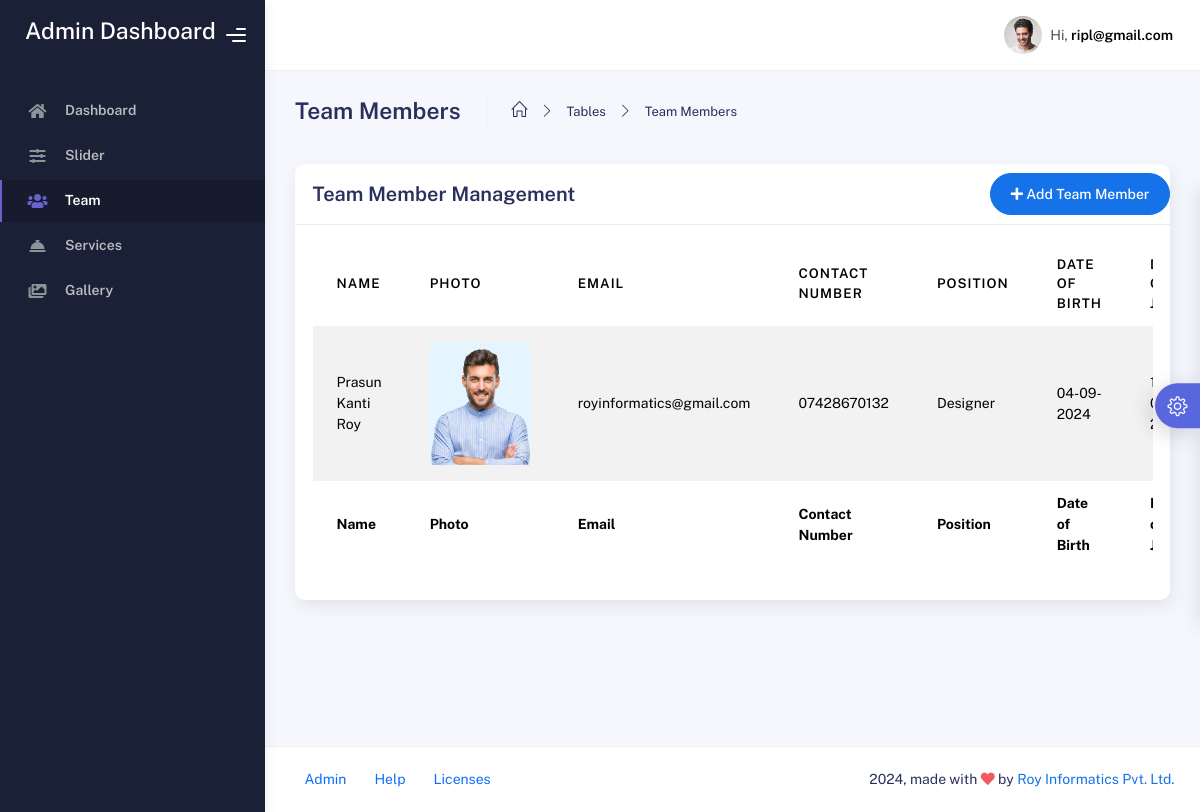
Page /admin/ad_team.php (signed in) on the committed database.
### tables this page shows
CREATE TABLE `team_members` (
  `id` int(11) NOT NULL,
  `name` varchar(255) NOT NULL,
  `photo_path` varchar(255) NOT NULL,
  `email` varchar(255) NOT NULL,
  `contact_number` varchar(20) NOT NULL,
  `position` varchar(100) NOT NULL,
  `date_of_birth` date NOT NULL,
  `date_of_join` date NOT NULL,
  `created_at` timestamp NOT NULL DEFAULT current_timestamp(),
  `updated_at` timestamp NOT NULL DEFAULT current_timestamp() ON UPDATE current_timestamp()
);

### admin/ad_team.php (the view, shortened to what this page needs)
<?php include('includes/header.php');  ?>
<?php
$sql = "SELECT * FROM team_members";
$result = $conn->query($sql);
?>
<div class="container">
    <div class="page-inner">
        <div class="page-header">
            <h3 class="fw-bold mb-3">Team Members</h3>
            <ul class="breadcrumbs mb-3">
                <li class="nav-home">
                    <a href="#">
                        <i class="icon-home"></i>
                    </a>
                </li>
                <li class="separator">
                    <i class="icon-arrow-right"></i>
                </li>
                <li class="nav-item">
                    <a href="#">Tables</a>
                </li>
                <li class="separator">
                    <i class="icon-arrow-right"></i>
                </li>
                <li class="nav-item">
                    <a href="#">Team Members</a>
                </li>
            </ul>
        </div>
        <div class="row">
            <div class="col-md-12">
                <div class="card">
                    <div class="card-header">
                        <div class="d-flex align-items-center">
                            <h4 class="card-title">Team Member Management</h4>
                            <a href="add_team_member.php" style="position:absolute; right:0 !important;">
                                <button class="btn btn-primary btn-round ms-auto">
                                    <i class="fa fa-plus"></i>
                                    Add Team Member
                                </button>
                            </a>
                        </div>
                    </div>
                    <div class="card-body">
                        <div class="table-responsive">
                            <table id="add-row" class="display table table-striped table-hover">
                                <thead>
                                    <tr>
                                        <th>Name</th>
                                        <th>Photo</th>
                                        <th>Email</th>
                                        <th>Contact Number</th>
                                        <th>Position</th>
                                        <th>Date of Birth</th>
                                        <th>Date of Join</th>
                                    </tr>
                                </thead>
                                <tfoot>
                                    <tr>
                                        <th>Name</th>
                                        <th>Photo</th>
                                        <th>Email</th>
                                        <th>Contact Number</th>
                                        <th>Position</th>
                                        <th>Date of Birth</th>
                                        <th>Date of Join</th>
                                    </tr>
                                </tfoot>
                                <tbody>
                                    <?php
                                    if ($result->num_rows > 0) {
                                        while($row = $result->fetch_assoc()) {
                                            echo '<tr>';
                                            echo '<td>' . htmlspecialchars($row['name']) . '</td>';
                                            echo '<td><img src="' . htmlspecialchars($row['photo_path']) . '" alt="' . htmlspecialchars($row['name']) . '" style="width: 100px; height: auto;"></td>';
                                            echo '<td>' . htmlspecialchars($row['email']) . '</td>';
                                            echo '<td>' . htmlspecialchars($row['contact_number']) . '</td>';
                                            echo '<td>' . htmlspecialchars($row['position']) . '</td>';
                                            echo '<td>' . htmlspecialchars(date('d-m-Y', strtotime($row['date_of_birth']))) . '</td>';
                                            echo '<td>' . htmlspecialchars(date('d-m-Y', strtotime($row['date_of_join']))) . '</td>';
                                            echo '</tr>';
                                        }
                                    } else {
                                        echo '<tr><td colspan="8">No data available</td></tr>';
                                    }
                                    ?>
                                </tbody>
                            </table>
                        </div>
                    </div>
                </div>
            </div>
        </div>
    </div>
</div>
<?php include('includes/footer.php');  ?>

### rows in the picture
team_members: name "Prasun Kanti Roy", photo_path (picture), email "royinformatics@gmail.com", contact_number "07428670132", position "Designer", date_of_birth "04-09-2024"

### other values in the picture
$email "ripl@gmail.com"
